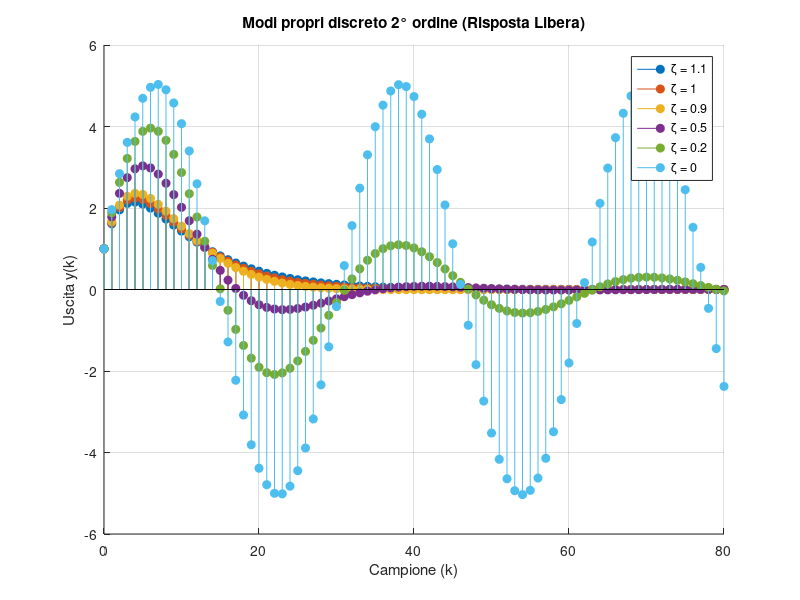

The MATLAB source for this figure:
% Risposta libera 2° ordine nel tempo discreto
clear; clc; close all;

Ts = 0.1;           % Tempo di campionamento
k = 0:80;           % Campioni
zetas = [1.1 1.0 0.9, 0.5, 0.2, 0]; 
wn = 2;

figure; hold on; grid on;

for z = zetas
    % Sistema continuo -> discreto
    sys_c = tf(wn^2, [1, 2*z*wn, wn^2]);
    sys_d = c2d(sys_c, Ts);
    
    % Convertiamo in spazio di stato per gestire le condizioni iniziali
    sys_ss = ss(sys_d);
    
    % Condizione iniziale: spostamento unitario [0; 1]
    [y, t_out] = initial(sys_ss, [0; 1], k*Ts);
    
    stem(k, y, 'filled', 'DisplayName', ['\zeta = ', num2str(z)]);
end

xlabel('Campione (k)');
ylabel('Uscita y(k)');
title('Modi propri discreto 2° ordine (Risposta Libera)');
legend;
